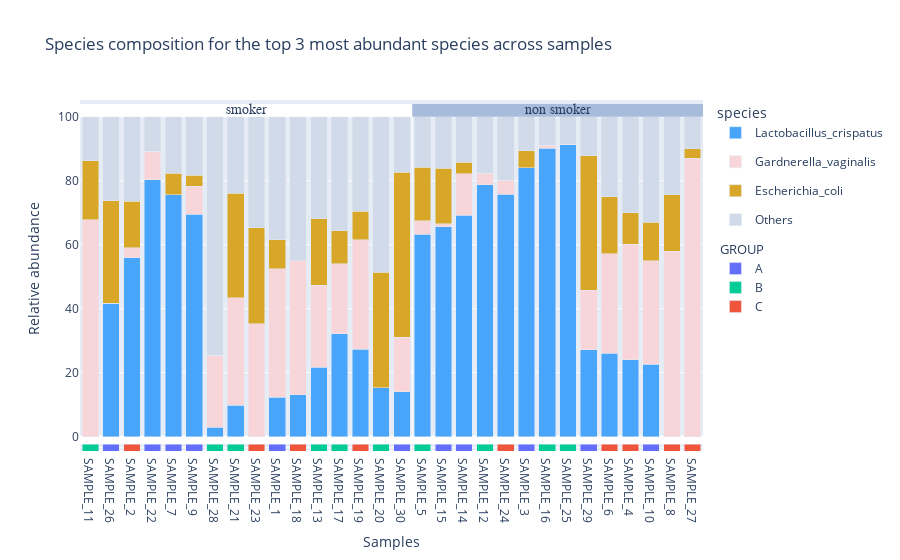

Write notebook code for a chart like this one.
### Code cell
fig3 = instance.plot_sample_composition_most_abundant_taxa(
    taxa_level="species",
    taxa_number=3,                        # the X top species will be represented, the other will be under "Others"
    cluster_samples=True,                 # cluster samples according to their composition in top species/Others (default set to True)
    colors={"Others" : "#d1dae8"},        # set the color of a species (or of "Others")
    color_df=metadata_dataframe["GROUP"], # series or dataframe of metadata to add at the bottom of the graph
    sep_series=metadata_dataframe["SMOKER"].replace({"yes": "smoker", "no": "non smoker"}),
    sep_how="labels",
    output_file=None,
    plotting_options={"layout": {"yaxis_title": "Relative abundance"}}   # all moonstone's plot and graph methods allow you to give your own plotting options
                                                                         # it relies on the fig.update_X({*dictionary*}) methods of plotly
                                                                         # it should be given in a dictionary with X being the first key and then a dictionary of the
                                                                         # parameters to update as you would give the fig.update_X method
)

### Figure 1 — Plotly figure (JSON) as saved in the notebook; plotly's stock layout.template omitted (floating-point values rounded to 4 significant figures)
{"data": [{"marker": {"color": "#48a5fa"}, "name": "Lactobacillus_crispatus", "type": "bar", "x": ["SAMPLE_11", "SAMPLE_26", "SAMPLE_2", "SAMPLE_22", "SAMPLE_7", "SAMPLE_9", "SAMPLE_28", "SAMPLE_21", "SAMPLE_23", "SAMPLE_1", "SAMPLE_18", "SAMPLE_13", "SAMPLE_17", "SAMPLE_19", "SAMPLE_20", "SAMPLE_30", "SAMPLE_5", "SAMPLE_15", "SAMPLE_14", "SAMPLE_12", "SAMPLE_24", "SAMPLE_3", "SAMPLE_16", "SAMPLE_25", "SAMPLE_29", "SAMPLE_6", "SAMPLE_4", "SAMPLE_10", "SAMPLE_8", "SAMPLE_27"], "y": [0, 41.69, 56.01, 80.28, 75.61, 69.62, 2.993, 9.756, 0, 12.25, 13.01, 21.64, 32.18, 27.34, 15.34, 14.02, 63.25, 65.61, 69.23, 78.75, 75.8, 84.09, 90.24, 91.4, 27.24, 26.05, 24.01, 22.64, 0, 0]}, {"marker": {"color": "#f7d5d9"}, "name": "Gardnerella_vaginalis", "type": "bar", "x": ["SAMPLE_11", "SAMPLE_26", "SAMPLE_2", "SAMPLE_22", "SAMPLE_7", "SAMPLE_9", "SAMPLE_28", "SAMPLE_21", "SAMPLE_23", "SAMPLE_1", "SAMPLE_18", "SAMPLE_13", "SAMPLE_17", "SAMPLE_19", "SAMPLE_20", "SAMPLE_30", "SAMPLE_5", "SAMPLE_15", "SAMPLE_14", "SAMPLE_12", "SAMPLE_24", "SAMPLE_3", "SAMPLE_16", "SAMPLE_25", "SAMPLE_29", "SAMPLE_6", "SAMPLE_4", "SAMPLE_10", "SAMPLE_8", "SAMPLE_27"], "y": [67.81, 0, 3.03, 8.944, 0, 8.732, 22.44, 33.69, 35.37, 40.2, 42.05, 25.73, 21.83, 34.23, 0, 17.13, 4.217, 0.905, 12.96, 3.542, 4.412, 0, 0.8048, 0, 18.54, 31.11, 36.18, 32.35, 57.95, 87.06]}, {"marker": {"color": "#d8a727"}, "name": "Escherichia_coli", "type": "bar", "x": ["SAMPLE_11", "SAMPLE_26", "SAMPLE_2", "SAMPLE_22", "SAMPLE_7", "SAMPLE_9", "SAMPLE_28", "SAMPLE_21", "SAMPLE_23", "SAMPLE_1", "SAMPLE_18", "SAMPLE_13", "SAMPLE_17", "SAMPLE_19", "SAMPLE_20", "SAMPLE_30", "SAMPLE_5", "SAMPLE_15", "SAMPLE_14", "SAMPLE_12", "SAMPLE_24", "SAMPLE_3", "SAMPLE_16", "SAMPLE_25", "SAMPLE_29", "SAMPLE_6", "SAMPLE_4", "SAMPLE_10", "SAMPLE_8", "SAMPLE_27"], "y": [18.41, 32.03, 14.63, 0, 6.776, 3.349, 0, 32.62, 30.0, 9.078, 0, 20.82, 10.45, 8.875, 36.13, 51.49, 16.72, 17.42, 3.583, 0, 0, 5.305, 0, 0, 42.07, 17.8, 9.868, 12.1, 17.73, 3.007]}, {"marker": {"color": "#d1dae8"}, "name": "Others", "type": "bar", "x": ["SAMPLE_11", "SAMPLE_26", "SAMPLE_2", "SAMPLE_22", "SAMPLE_7", "SAMPLE_9", "SAMPLE_28", "SAMPLE_21", "SAMPLE_23", "SAMPLE_1", "SAMPLE_18", "SAMPLE_13", "SAMPLE_17", "SAMPLE_19", "SAMPLE_20", "SAMPLE_30", "SAMPLE_5", "SAMPLE_15", "SAMPLE_14", "SAMPLE_12", "SAMPLE_24", "SAMPLE_3", "SAMPLE_16", "SAMPLE_25", "SAMPLE_29", "SAMPLE_6", "SAMPLE_4", "SAMPLE_10", "SAMPLE_8", "SAMPLE_27"], "y": [13.77, 26.28, 26.33, 10.78, 17.62, 18.3, 74.56, 23.93, 34.63, 38.47, 44.94, 31.81, 35.54, 29.56, 48.53, 17.36, 15.81, 16.06, 14.23, 17.71, 19.79, 10.61, 8.954, 8.604, 12.15, 25.04, 29.93, 32.91, 24.32, 9.935]}, {"legendgroup": "GROUP", "legendgrouptitle": {"text": "GROUP"}, "marker": {"color": "#EF553B"}, "name": "C", "type": "bar", "x": ["SAMPLE_2", "SAMPLE_23", "SAMPLE_18", "SAMPLE_19", "SAMPLE_24", "SAMPLE_6", "SAMPLE_4", "SAMPLE_8", "SAMPLE_27"], "xaxis": "x2", "y": [1, 1, 1, 1, 1, 1, 1, 1, 1], "yaxis": "y2"}, {"legendgroup": "GROUP", "legendgrouptitle": {"text": "GROUP"}, "marker": {"color": "#00CC96"}, "name": "B", "type": "bar", "x": ["SAMPLE_11", "SAMPLE_28", "SAMPLE_21", "SAMPLE_13", "SAMPLE_17", "SAMPLE_20", "SAMPLE_5", "SAMPLE_12", "SAMPLE_16", "SAMPLE_25"], "xaxis": "x2", "y": [1, 1, 1, 1, 1, 1, 1, 1, 1, 1], "yaxis": "y2"}, {"legendgroup": "GROUP", "legendgrouptitle": {"text": "GROUP"}, "marker": {"color": "#636EFA"}, "name": "A", "type": "bar", "x": ["SAMPLE_26", "SAMPLE_22", "SAMPLE_7", "SAMPLE_9", "SAMPLE_1", "SAMPLE_30", "SAMPLE_15", "SAMPLE_14", "SAMPLE_3", "SAMPLE_29", "SAMPLE_10"], "xaxis": "x2", "y": [1, 1, 1, 1, 1, 1, 1, 1, 1, 1, 1], "yaxis": "y2"}], "layout": {"annotations": [{"font": {"family": "Arial", "size": 14}, "showarrow": false, "text": "smoker", "x": 7.5, "xref": "x", "y": 102, "yref": "y"}, {"font": {"family": "Arial", "size": 14}, "showarrow": false, "text": "non smoker", "x": 22.5, "xref": "x", "y": 102, "yref": "y"}], "barmode": "stack", "legend": {"title": {"text": "species"}}, "shapes": [{"fillcolor": "#FFFFFF", "line": {"width": 0}, "type": "rect", "x0": -0.5, "x1": 15.5, "y0": 100, "y1": 104}, {"line": {"color": "white", "dash": "solid", "width": 1}, "type": "line", "x0": 15.5, "x1": 15.5, "y0": 100, "y1": 0}, {"fillcolor": "#a7bcdb", "line": {"width": 0}, "type": "rect", "x0": 15.5, "x1": 29.5, "y0": 100, "y1": 104}], "title": {"text": "Species composition for the top 3 most abundant species across samples"}, "xaxis": {"anchor": "y", "domain": [0, 1], "matches": "x2", "showticklabels": false}, "xaxis2": {"anchor": "y2", "domain": [0, 1], "title": {"text": "Samples"}}, "yaxis": {"anchor": "x", "domain": [0.0396, 1.0], "title": {"text": "Relative abundance"}}, "yaxis2": {"anchor": "x2", "domain": [0, 0.0196], "showticklabels": false}}}
